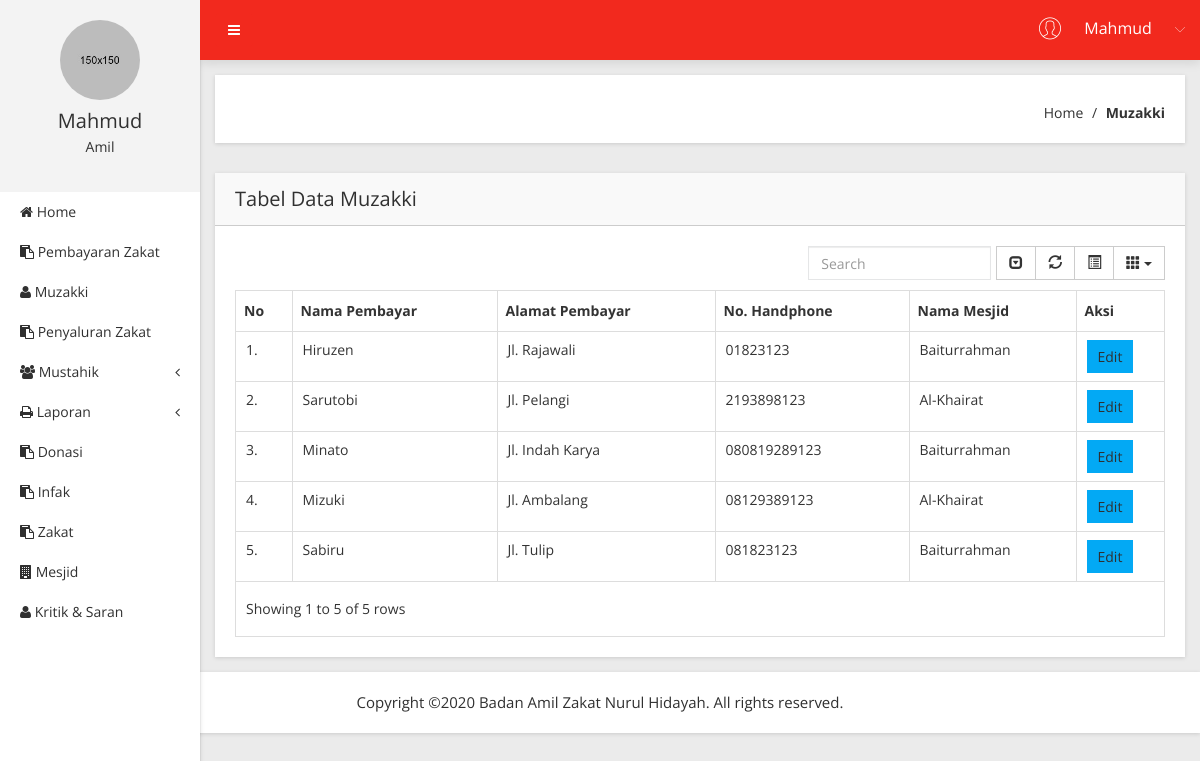
Page /Pembayar (signed in) on the committed database.
### tables this page shows
CREATE TABLE IF NOT EXISTS `t_pembayar` (
`id_pembayar` int(11) NOT NULL,
  `nama_pembayar` varchar(30) NOT NULL,
  `no_hp_pembayar` varchar(14) NOT NULL,
  `alamat_pembayar` varchar(50) NOT NULL,
  `id_mesjid` int(11) NOT NULL
);

CREATE TABLE IF NOT EXISTS `t_mesjid` (
`id_mesjid` int(11) NOT NULL,
  `nama_mesjid` varchar(20) NOT NULL,
  `alamat_mesjid` varchar(50) NOT NULL,
  `RT` varchar(4) NOT NULL,
  `RW` varchar(4) NOT NULL
);

### app/core/controller.php (called while the page is built, shortened)
<?php
class controller {
	public function view($view, $data = [])
	{
		require_once 'app/views/' . $view .'.php';
	}
	public function model ($model)
	{
		return new $model;
	}
}

### app/controllers/Pembayar.php (called while the page is built, shortened)
<?php
class Pembayar extends Controller {
	public function index()
	{
		$data['judul'] = 'Data Pembayar';
		$data['pnr'] = $this->model('Pembayar_model')->getAllPembayar();
		$this->view('home_index/header', $data);
		$this->view('Pembayar/index', $data);
		$this->view('home_index/footer');
	}
}

### app/core/app.php (called while the page is built, shortened)
<?php
class app {
	protected $method = 'index';
	protected $params = [];
	public function __construct ()
	{
		$this->controller = new $this->controller;
 call_user_func_array([$this->controller, $this->method], $this->params);
}
}

### index.php (called while the page is built, shortened)
<?php
$app = new app;

### app/core/database.php (called while the page is built, shortened)
<?php
class Database {
	private $host = DB_HOST;
	private $user = DB_USER;
	private $pass = DB_PASS;
	private $db_name = DB_NAME;
PRIVATE $dbh;
private $stmt;
	public function __construct()
	{
		$dsn = 'mysql:host=' .$this->host. ';dbname=' .$this->db_name;
		$option= [
			PDO::ATTR_PERSISTENT =>true,
			PDO::ATTR_ERRMODE => PDO::ERRMODE_EXCEPTION
		];
		try{
			$this->dbh = new PDO($dsn, $this->user, $this->pass, $option);
		} catch(PDOException $e) {
			die($e->getMessage());
		}
	}
public function query($query){
	$this->stmt= $this->dbh->prepare($query);
}
public function execute()
{
	$this->stmt->execute();
}
public function resultSet()
{
	$this->execute();
	return $this->stmt->fetchALL(PDO::FETCH_ASSOC);
}
}
?>

### app/models/Pembayar_model.php (called while the page is built, shortened)
<?php
class Pembayar_model {
	private $db;
	public function __construct(){
		$this->db = new database;
	}
	public function getAllPembayar()
	{
		$this->db->query("SELECT * FROM t_pembayar join t_mesjid using(id_mesjid)");
	 		return $this->db->resultSet();
	}
}

### app/views/Pembayar/index.php (the view, shortened to what this page needs)
        <div class="breadcome-area mg-b-30 small-dn">
            <div class="container-fluid">
                <div class="row">
                    <div class="col-lg-12">
                        <div class="breadcome-list shadow-reset">
                            <div class="row">
                                <div class="col-lg-6">
                                    <div class="breadcome-heading">
                                    </div>
                                </div>
                                <div class="col-lg-6">
                                    <ul class="breadcome-menu">
                                        <li><a href="<?=BASEURL;?>/home_index">Home</a> <span class="bread-slash">/</span>
                                        </li>
                                        <li><span class="bread-blod">Muzakki</span>
                                        </li>
                                    </ul>
                                </div>
                            </div>
                        </div>
                    </div>
                </div>
            </div>
        </div>
        <div class="data-table-area mg-b-15">
            <div class="container-fluid">
                <div class="row">
                    <div class="col-lg-12">
                        <div class="sparkline13-list shadow-reset">
                            <div class="sparkline13-hd">
                                <div class="main-sparkline13-hd">
                                    <h1>Tabel <span class="table-project-n">Data</span>  Muzakki</h1>
                                </div>
                            </div>
                            <div class="sparkline13-graph">
                                <div class="datatable-dashv1-list custom-datatable-overright">
                                    <table id="table" data-toggle="table" data-pagination="true" data-search="true" data-show-columns="true" data-show-pagination-switch="true" data-show-refresh="true" data-key-events="true" data-show-toggle="true" data-resizable="true" data-cookie="true" data-cookie-id-table="saveId" data-click-to-select="true" data-toolbar="#toolbar">
                                      <thead>
                                        <tr>
                                          <th>No </th>
                                          <th>Nama Pembayar </th>
                                          <th>Alamat Pembayar </th>
                                          <th>No. Handphone </th>
                                          <th>Nama Mesjid </th>
                                          <th>Aksi</th>
                                        </tr>
                                      </thead>
                                      <tbody>
                                      <?php
                                      $no = 1;
                                      foreach( $data['pnr'] as $pnr) : ?><tr>
                                      <td><?=$no++ ?>.</td>
                                      <td><?= $pnr['nama_pembayar'];?></td>
                                      <td><?= $pnr['alamat_pembayar'];?></td>
                                      <td><?= $pnr['no_hp_pembayar'];?></td>
                                      <td><?= $pnr['nama_mesjid'];?></td>
                                      <td>
                                       <a href="<?= BASEURL; ?>/Pembayar/form_edit/<?= $pnr['id_pembayar']?>" class="btn btn-primary btn-sm">Edit</a>
                                    </td>
                                  </tr>
                          <?php endforeach; ?>
                                            </tbody>
                                          </table>
                                </div>
                            </div>
                        </div>
                    </div>
                </div>
            </div>
        </div>
    </div>
</div>

### app/views/home_index/header.php (shortened to what this page needs)
<!doctype html>
<html class="no-js" lang="en">
<head>
    <link rel="stylesheet" href="<?=BASEURL;?>/assets/css/bootstrap.min.css">
    <link rel="stylesheet" href="<?=BASEURL;?>/assets/css/font-awesome.min.css">
    <link rel="stylesheet" href="<?=BASEURL;?>/assets/css/adminpro-custon-icon.css">
    <link rel="stylesheet" href="<?=BASEURL;?>/assets/css/meanmenu.min.css">
    <link rel="stylesheet" href="<?=BASEURL;?>/assets/css/jquery.mCustomScrollbar.min.css">
    <link rel="stylesheet" href="<?=BASEURL;?>/assets/css/animate.css">
    <link rel="stylesheet" href="<?=BASEURL;?>/assets/css/data-table/bootstrap-table.css">
    <link rel="stylesheet" href="<?=BASEURL;?>/assets/css/data-table/bootstrap-editable.css">
    <link rel="stylesheet" href="<?=BASEURL;?>/assets/css/normalize.css">
    <link rel="stylesheet" href="<?=BASEURL;?>/assets/css/c3.min.css">
    <link rel="stylesheet" href="<?=BASEURL;?>/assets/style.css">
    <link rel="stylesheet" href="<?=BASEURL;?>/assets/css/responsive.css">
    <script src="<?=BASEURL;?>/assets/js/vendor/modernizr-2.8.3.min.js"></script> </head>
<body class="materialdesign">
    <?php
    if($_SESSION['level']=='1'){
      $level = 'Superadmin';
    }
    elseif($_SESSION['level']=='2'){
      $level = 'Amil';
    }
    ?>
    <div class="wrapper-pro">
        <div class="left-sidebar-pro">
            <nav id="sidebar">
                <div class="sidebar-header">
                    <a href="#"><img src="<?=BASEURL;?>/assets/img/message/1.jpg" alt="" />
                    </a>
                    <h3><?= $_SESSION['username'];?></h3>
                    <p><?= $level;?></p>
                </div>
                <div class="left-custom-menu-adp-wrap">
                    <ul class="nav navbar-nav left-sidebar-menu-pro">
                        <li class="nav-item">
                            <a href="<?=BASEURL;?>/home_index"><i class="fa big-icon fa-home"></i> <span class="mini-dn">Home</span> <span class="indicator-right-menu mini-dn"></span></a>
                        </li>
                        <?php if($_SESSION['level']=='2'){ ?>
                        <li class="nav-item">
                            <a href="<?=BASEURL;?>/Pembayaran/pembayaran"><i class="fa big-icon fa-clipboard"></i> <span class="mini-dn">Pembayaran Zakat</span> <span class="indicator-right-menu mini-dn"></span></a>
                        </li>
                        <li class="nav-item">
                            <a href="<?=BASEURL;?>/Pembayar"><i class="fa big-icon fa-user"></i> <span class="mini-dn">Muzakki</span> <span class="indicator-right-menu mini-dn"></span></a>
                        </li>
                        <li class="nav-item">
                            <a href="<?=BASEURL;?>/Penerimaan"><i class="fa big-icon fa-clipboard"></i> <span class="mini-dn">Penyaluran Zakat</span> <span class="indicator-right-menu mini-dn"></span></a>
                        </li>
                        <li class="nav-item"><a href="#" data-toggle="dropdown" role="button" aria-expanded="false" class="nav-link dropdown-toggle"><i class="fa big-icon fa-users"></i> <span class="mini-dn">Mustahik</span> <span class="indicator-right-menu mini-dn"><i class="fa indicator-mn fa-angle-left"></i></span></a>
                        </li>
                        <li class="nav-item"><a href="#" data-toggle="dropdown" role="button" aria-expanded="false" class="nav-link dropdown-toggle"><i class="fa big-icon fa-print"></i> <span class="mini-dn">Laporan</span> <span class="indicator-right-menu mini-dn"><i class="fa indicator-mn fa-angle-left"></i></span></a>
                        </li>
                        <li class="nav-item">
                            <a href="<?=BASEURL;?>/Donasi"><i class="fa big-icon fa-clipboard"></i> <span class="mini-dn">Donasi</span> <span class="indicator-right-menu mini-dn"></span></a>
                        </li>
                        <li class="nav-item">
                            <a href="<?=BASEURL;?>/Infak"><i class="fa big-icon fa-clipboard"></i> <span class="mini-dn">Infak</span> <span class="indicator-right-menu mini-dn"></span></a>
                        </li>
                        <li class="nav-item">
                            <a href="<?=BASEURL;?>/Zakat"><i class="fa big-icon fa-clipboard"></i> <span class="mini-dn">Zakat</span> <span class="indicator-right-menu mini-dn"></span></a>
                        </li>
                        <li class="nav-item">
                            <a href="<?=BASEURL;?>/Mesjid"><i class="fa big-icon fa-building"></i> <span class="mini-dn">Mesjid</span> <span class="indicator-right-menu mini-dn"></span></a>
                        </li>
                        <li class="nav-item">
                            <a href="<?=BASEURL;?>/Web/lihat_contact"><i class="fa big-icon fa-user"></i> <span class="mini-dn">Kritik & Saran</span> <span class="indicator-right-menu mini-dn"></span></a>
                        </li>
                        <?php } else { ?>
                        <li class="nav-item">
                            <a href="<?=BASEURL;?>/Amil"><i class="fa big-icon fa-user"></i> <span class="mini-dn">Amil</span> <span class="indicator-right-menu mini-dn"></span></a>
                        </li>
                        <?php } ?>
                    </ul>
                </div>
            </nav>
        </div>
        <div class="content-inner-all">
            <div class="header-top-area">
                <div class="fixed-header-top">
                    <div class="container-fluid">
                        <div class="row">
                            <div class="col-lg-1 col-md-6 col-sm-6 col-xs-12">
                                <button type="button" id="sidebarCollapse" class="btn bar-button-pro header-drl-controller-btn btn-info navbar-btn">
                                    <i class="fa fa-bars"></i>
                                </button>
                            </div>
                            <div class="col-lg-5 col-md-5 col-sm-6 col-xs-12">
                                <div class="header-right-info">
                                    <ul class="nav navbar-nav mai-top-nav header-right-menu">
                                        <li class="nav-item">
                                            <a href="#" data-toggle="dropdown" role="button" aria-expanded="false" class="nav-link dropdown-toggle">
                                                <span class="adminpro-icon adminpro-user-rounded header-riht-inf"></span>
                                                <span class="admin-name">&nbsp;&nbsp;&nbsp;<?= $_SESSION['username'];?>&nbsp;&nbsp;&nbsp;</span>
                                                <span class="author-project-icon adminpro-icon adminpro-down-arrow"></span>
                                            </a>
                                        </li>
                                    </ul>
                                </div>
                            </div>
                        </div>
                    </div>
                </div>
            </div>

### app/views/home_index/footer.php (shortened to what this page needs)
    <div class="footer-copyright-area">
        <div class="container-fluid">
            <div class="row">
                <div class="col-lg-12">
                    <div class="footer-copy-right">
                        <p>Copyright ©2020 Badan Amil Zakat Nurul Hidayah. All rights reserved.</p>
                    </div>
                </div>
            </div>
        </div>
    </div>
</body>
</html>

### rows in the picture
t_pembayar: nama_pembayar "Hiruzen", alamat_pembayar "Jl. Rajawali", no_hp_pembayar "01823123", id_mesjid.nama_mesjid "Baiturrahman"
t_pembayar: nama_pembayar "Sarutobi", alamat_pembayar "Jl. Pelangi", no_hp_pembayar "2193898123", id_mesjid.nama_mesjid "Al-Khairat"
t_pembayar: nama_pembayar "Minato", alamat_pembayar "Jl. Indah Karya", no_hp_pembayar "080819289123", id_mesjid.nama_mesjid "Baiturrahman"
t_pembayar: nama_pembayar "Mizuki", alamat_pembayar "Jl. Ambalang", no_hp_pembayar "08129389123", id_mesjid.nama_mesjid "Al-Khairat"
t_pembayar: nama_pembayar "Sabiru", alamat_pembayar "Jl. Tulip", no_hp_pembayar "081823123", id_mesjid.nama_mesjid "Baiturrahman"

### other values in the picture
$_SESSION['username'] "Mahmud"
$level "Amil"
